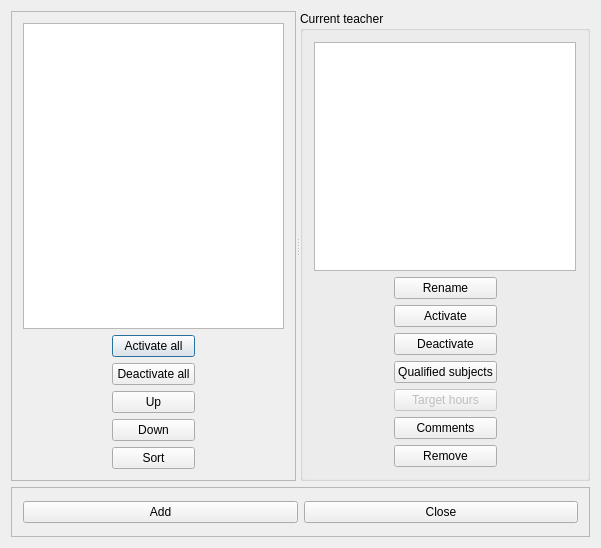
<?xml version="1.0" encoding="UTF-8"?>
<ui version="4.0">
 <class>TeachersForm_template</class>
 <widget class="QDialog" name="TeachersForm_template">
  <property name="geometry">
   <rect>
    <x>0</x>
    <y>0</y>
    <width>601</width>
    <height>548</height>
   </rect>
  </property>
  <property name="windowTitle">
   <string extracomment="Title of dialog">Teachers</string>
  </property>
  <layout class="QGridLayout" name="gridLayout_3">
   <item row="0" column="0">
    <widget class="QSplitter" name="splitter">
     <property name="orientation">
      <enum>Qt::Horizontal</enum>
     </property>
     <widget class="QFrame" name="frame_2">
      <property name="frameShape">
       <enum>QFrame::StyledPanel</enum>
      </property>
      <property name="frameShadow">
       <enum>QFrame::Raised</enum>
      </property>
      <layout class="QGridLayout" name="gridLayout_2">
       <item row="0" column="0" colspan="3">
        <widget class="QListWidget" name="teachersListWidget">
         <property name="font">
          <font>
           <pointsize>12</pointsize>
          </font>
         </property>
         <property name="spacing">
          <number>1</number>
         </property>
        </widget>
       </item>
       <item row="1" column="0">
        <spacer name="horizontalSpacer_4">
         <property name="orientation">
          <enum>Qt::Horizontal</enum>
         </property>
         <property name="sizeType">
          <enum>QSizePolicy::Fixed</enum>
         </property>
         <property name="sizeHint" stdset="0">
          <size>
           <width>30</width>
           <height>20</height>
          </size>
         </property>
        </spacer>
       </item>
       <item row="1" column="1">
        <layout class="QVBoxLayout" name="verticalLayout_2">
         <item>
          <widget class="QPushButton" name="activateAllPushButton">
           <property name="text">
            <string>Activate all</string>
           </property>
          </widget>
         </item>
         <item>
          <widget class="QPushButton" name="deactivateAllPushButton">
           <property name="text">
            <string>Deactivate all</string>
           </property>
          </widget>
         </item>
         <item>
          <widget class="QPushButton" name="moveTeacherUpPushButton">
           <property name="text">
            <string comment="It means move the item up in the list">Up</string>
           </property>
          </widget>
         </item>
         <item>
          <widget class="QPushButton" name="moveTeacherDownPushButton">
           <property name="text">
            <string comment="It means move the item down in the list">Down</string>
           </property>
          </widget>
         </item>
         <item>
          <widget class="QPushButton" name="sortTeachersPushButton">
           <property name="text">
            <string>Sort</string>
           </property>
          </widget>
         </item>
        </layout>
       </item>
       <item row="1" column="2">
        <spacer name="horizontalSpacer_3">
         <property name="orientation">
          <enum>Qt::Horizontal</enum>
         </property>
         <property name="sizeType">
          <enum>QSizePolicy::Fixed</enum>
         </property>
         <property name="sizeHint" stdset="0">
          <size>
           <width>30</width>
           <height>20</height>
          </size>
         </property>
        </spacer>
       </item>
      </layout>
     </widget>
     <widget class="QGroupBox" name="groupBox">
      <property name="title">
       <string>Current teacher</string>
      </property>
      <layout class="QGridLayout" name="gridLayout">
       <item row="0" column="0" colspan="3">
        <widget class="QPlainTextEdit" name="currentTeacherTextEdit">
         <property name="font">
          <font>
           <family>Ubuntu Mono</family>
          </font>
         </property>
        </widget>
       </item>
       <item row="1" column="0">
        <spacer name="horizontalSpacer_2">
         <property name="orientation">
          <enum>Qt::Horizontal</enum>
         </property>
         <property name="sizeType">
          <enum>QSizePolicy::Fixed</enum>
         </property>
         <property name="sizeHint" stdset="0">
          <size>
           <width>30</width>
           <height>20</height>
          </size>
         </property>
        </spacer>
       </item>
       <item row="1" column="1">
        <layout class="QVBoxLayout" name="verticalLayout">
         <item>
          <widget class="QPushButton" name="renameTeacherPushButton">
           <property name="text">
            <string>Rename</string>
           </property>
          </widget>
         </item>
         <item>
          <widget class="QPushButton" name="activateTeacherPushButton">
           <property name="text">
            <string>Activate</string>
           </property>
          </widget>
         </item>
         <item>
          <widget class="QPushButton" name="deactivateTeacherPushButton">
           <property name="text">
            <string>Deactivate</string>
           </property>
          </widget>
         </item>
         <item>
          <widget class="QPushButton" name="qualifiedSubjectsPushButton">
           <property name="text">
            <string comment="It means a list of qualified (allowed) subjects for the teacher. Keep translation short.">Qualified subjects</string>
           </property>
          </widget>
         </item>
         <item>
          <widget class="QPushButton" name="targetNumberOfHoursPushButton">
           <property name="enabled">
            <bool>false</bool>
           </property>
           <property name="text">
            <string comment="It means the target number of hours for a teacher, but keep translation short">Target hours</string>
           </property>
          </widget>
         </item>
         <item>
          <widget class="QPushButton" name="commentsPushButton">
           <property name="text">
            <string>Comments</string>
           </property>
          </widget>
         </item>
         <item>
          <widget class="QPushButton" name="removeTeacherPushButton">
           <property name="text">
            <string>Remove</string>
           </property>
          </widget>
         </item>
        </layout>
       </item>
       <item row="1" column="2">
        <spacer name="horizontalSpacer">
         <property name="orientation">
          <enum>Qt::Horizontal</enum>
         </property>
         <property name="sizeType">
          <enum>QSizePolicy::Fixed</enum>
         </property>
         <property name="sizeHint" stdset="0">
          <size>
           <width>30</width>
           <height>20</height>
          </size>
         </property>
        </spacer>
       </item>
      </layout>
     </widget>
    </widget>
   </item>
   <item row="1" column="0">
    <widget class="QFrame" name="frame">
     <property name="maximumSize">
      <size>
       <width>16777215</width>
       <height>50</height>
      </size>
     </property>
     <property name="frameShape">
      <enum>QFrame::StyledPanel</enum>
     </property>
     <property name="frameShadow">
      <enum>QFrame::Raised</enum>
     </property>
     <layout class="QHBoxLayout" name="horizontalLayout">
      <item>
       <widget class="QPushButton" name="addTeacherPushButton">
        <property name="text">
         <string>Add</string>
        </property>
       </widget>
      </item>
      <item>
       <widget class="QPushButton" name="closePushButton">
        <property name="text">
         <string>Close</string>
        </property>
       </widget>
      </item>
     </layout>
    </widget>
   </item>
  </layout>
 </widget>
 <layoutdefault spacing="6" margin="11"/>
 <resources/>
 <connections/>
</ui>
